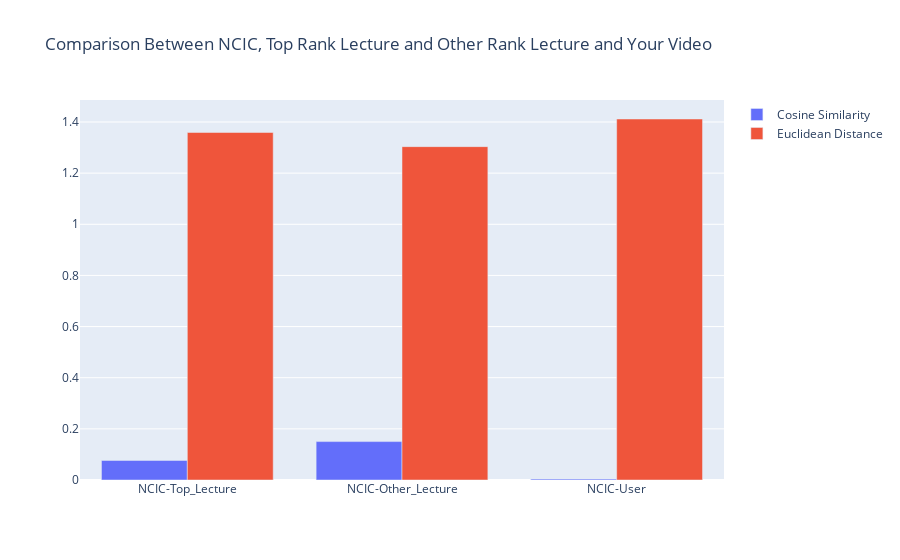

The cell this chart's notebook holds for it:
### Code cell
from sklearn.feature_extraction.text import TfidfVectorizer
from sklearn.metrics.pairwise import cosine_similarity
from scipy.spatial.distance import euclidean
import plotly.graph_objects as go

import s3
ncic = s3.extract('dev/NCIC/', 'NCIC')
first = s3.extract('dev/Top_Lecture/', 'SON', 'GPT')
second = s3.extract('dev/Other_Lecture/', 'BYUN', 'GPT')
user = s3.extract('user/transcript/', '20231219173149')

# Convert the texts into TF-IDF features
vectorizer = TfidfVectorizer().fit_transform([ncic, first, second, user])
vectors = vectorizer.toarray()
# Compute the cosine similarity
cosine_sim = cosine_similarity(vectors)
# Compute the Euclidean distance
euclidean_distance_ncic_first = euclidean(vectors[0], vectors[1])
euclidean_distance_ncic_second = euclidean(vectors[0], vectors[2])
euclidean_distance_ncic_user = euclidean(vectors[0], vectors[3])
# Plot the results
labels = ['NCIC-Top_Lecture', 'NCIC-Other_Lecture', 'NCIC-User']
cosine_values = [cosine_sim[0][1], cosine_sim[0][2], cosine_sim[0][3]]
euclidean_values = [euclidean_distance_ncic_first, euclidean_distance_ncic_second, euclidean_distance_ncic_user]
fig = go.Figure(data=[
    go.Bar(name='Cosine Similarity', x=labels, y=cosine_values),
    go.Bar(name='Euclidean Distance', x=labels, y=euclidean_values)
])
# Change the bar mode
fig.update_layout(barmode='group', title_text='Comparison Between NCIC, Top Rank Lecture and Other Rank Lecture and Your Video')
fig.show()

### Figure 1 — Plotly figure (JSON) as saved in the notebook; plotly's stock layout.template omitted (floating-point values rounded to 4 significant figures)
{"data": [{"name": "Cosine Similarity", "type": "bar", "x": ["NCIC-Top_Lecture", "NCIC-Other_Lecture", "NCIC-User"], "y": [0.07653, 0.1502, 0.003504]}, {"name": "Euclidean Distance", "type": "bar", "x": ["NCIC-Top_Lecture", "NCIC-Other_Lecture", "NCIC-User"], "y": [1.359, 1.304, 1.412]}], "layout": {"barmode": "group", "title": {"text": "Comparison Between NCIC, Top Rank Lecture and Other Rank Lecture and Your Video"}}}
